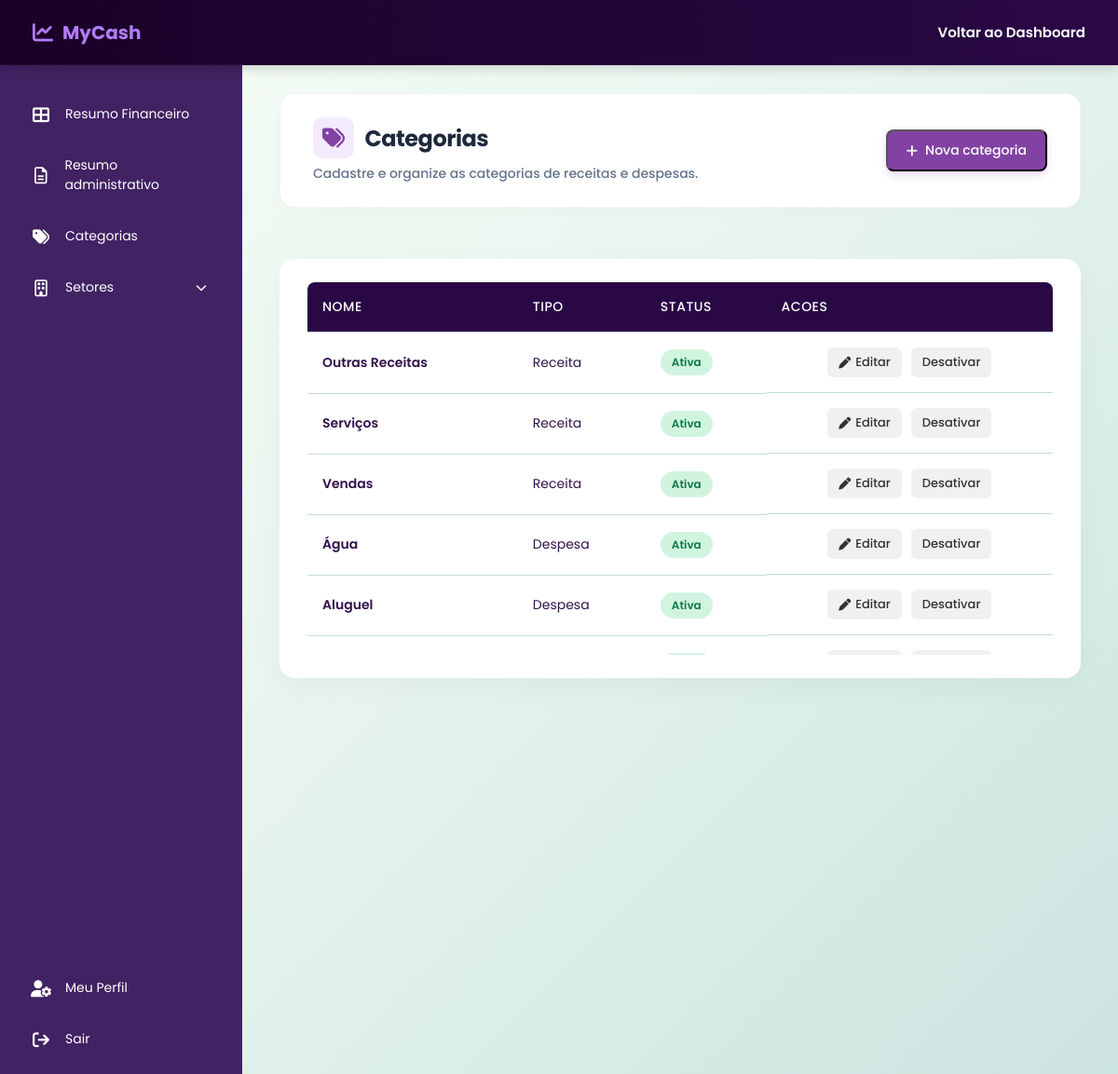
/pages/categorias.php (signed in), run on the app's committed database.
### tables this page shows
CREATE TABLE categorias (
    id_categoria INT UNSIGNED AUTO_INCREMENT PRIMARY KEY,
    nome VARCHAR(100) NOT NULL,
    tipo ENUM('RECEITA', 'DESPESA') NOT NULL,
    ativo BOOLEAN NOT NULL DEFAULT TRUE,

    CONSTRAINT uq_categoria_nome_tipo
        UNIQUE (nome, tipo)
);

### crud/crud_categorias.php (called while the page is built, shortened)
<?php
require_once __DIR__ . '/../config/conexao.php';
function listarCategorias(): array
{
    global $pdo;
    $sql = '
        SELECT id_categoria, nome, tipo, ativo
        FROM categorias
        ORDER BY tipo, nome, id_categoria
    ';
    $stmt = $pdo->prepare($sql);
    $stmt->execute();
    return $stmt->fetchAll(PDO::FETCH_ASSOC);
}

### pages/categorias.php (the view, shortened to what this page needs)
<?php
require_once __DIR__ . '/../config/conexao.php';
require_once __DIR__ . '/../crud/crud_categorias.php';
try {
    $categorias = listarCategorias();
} catch (Throwable $e) {
    error_log($e->getMessage());
    exit('Nao foi possivel carregar as categorias. Tente novamente mais tarde.');
}
?>
<!DOCTYPE html>
<html lang="pt-BR">
<head>
  <link rel="stylesheet" href="https://cdnjs.cloudflare.com/ajax/libs/font-awesome/6.4.0/css/all.min.css">
  <link rel="stylesheet" href="assets/dashboard.css">
  <link rel="stylesheet" href="partial/sidebar.css">
  <link rel="stylesheet" href="assets/setores.css">
</head>
<body>
  <header>
    <div class="logo-container">
      <i class="fa-solid fa-chart-line logo-icon"></i><span>MyCash</span>
    </div>
    <div class="user-area"><a href="dashboard.php" class="nav-link">Voltar ao Dashboard</a></div>
  </header>
  <div class="app-container">
    <?php include __DIR__ . '/partial/sidebar.php'; ?>
    <main>
      <div class="page-header">
        <div>
          <h2><i class="fa-solid fa-tags"></i> Categorias</h2>
          <p>Cadastre e organize as categorias de receitas e despesas.</p>
        </div>
        <button type="button" class="btn-novo-setor" onclick="abrirCategoria()"><i class="fa-solid fa-plus"></i> Nova categoria</button>
      </div>
      <div class="table-section">
        <div class="table-responsive">
          <table class="data-table">
            <thead><tr><th>Nome</th><th>Tipo</th><th>Status</th><th>Acoes</th></tr></thead>
            <tbody>
              <?php foreach ($categorias as $categoria): ?>
                <tr>
                  <td class="fw-600"><?= htmlspecialchars($categoria['nome'], ENT_QUOTES, 'UTF-8') ?></td>
                  <td><?= $categoria['tipo'] === 'RECEITA' ? 'Receita' : 'Despesa' ?></td>
                  <td><span class="badge <?= $categoria['ativo'] ? 'badge-ativo' : 'badge-inativo' ?>"><?= $categoria['ativo'] ? 'Ativa' : 'Inativa' ?></span></td>
                  <td class="td-actions">
                    <button type="button" class="btn-acao btn-editar" onclick="abrirCategoria(<?= (int) $categoria['id_categoria'] ?>, <?= htmlspecialchars(json_encode($categoria['nome'], JSON_HEX_TAG | JSON_HEX_AMP | JSON_HEX_APOS | JSON_HEX_QUOT), ENT_QUOTES, 'UTF-8') ?>, '<?= $categoria['tipo'] ?>')"><i class="fa-solid fa-pen"></i> Editar</button>
                    <form action="../actions/categoria_status.php" method="POST">
                      <button type="submit" class="btn-acao <?= $categoria['ativo'] ? 'btn-editar' : 'btn-ver' ?>"><?= $categoria['ativo'] ? 'Desativar' : 'Reativar' ?></button>
                    </form>
                  </td>
                </tr>
              <?php endforeach; ?>
            </tbody>
          </table>
        </div>
      </div>
    </main>
  </div>
</body>
</html>

### pages/partial/sidebar.php (shortened to what this page needs)
<?php
$baseUrl = '/Projeto_Leticia/pages';
?>
<aside id="sidebar">
  <ul class="menu-list">
    <li>
      <a href="<?= $baseUrl ?>/dashboard.php" class="menu-item">
        <i class="fa-solid fa-table-cells-large"></i>
        <span>Resumo Financeiro</span>
      </a>
    </li>
    <li>
      <a href="<?= $baseUrl ?>/historico.php" class="menu-item">
          <i class="fa-regular fa-file-lines"></i>
        <span>Resumo administrativo</span>
      </a>
    </li>
    <li>
      <a href="<?= $baseUrl ?>/categorias.php" class="menu-item">
        <i class="fa-solid fa-tags"></i>
        <span>Categorias</span>
      </a>
    </li>
    <li>
      <details class="menu-dropdown">
        <summary class="menu-item">
          <i class="fa-regular fa-building"></i>
          <span>Setores</span>
          <i class="fa-solid fa-chevron-down chevron"></i>
        </summary>
      </details>
    </li>
  </ul>
  <ul class="menu-list" style="margin-top: auto;">
    <li>
      <a href="<?= $baseUrl ?>/perfil/perfil.php" class="menu-item">
    <i class="fa-solid fa-user-gear"></i>
        <span>Meu Perfil</span>
      </a>
    </li>
    <li>
      <form action="<?= $baseUrl ?>/autentificacao/logout.php" method="POST">
        <button type="submit" class="menu-item">
          <i class="fa-solid fa-arrow-right-from-bracket"></i><span>Sair</span>
        </button>
      </form>
    </li>
  </ul>
</aside>

### pages/assets/dashboard.css (style rules this page uses)
* { box-sizing: border-box; margin: 0; padding: 0; font-family: 'Poppins', sans-serif; }
body { display: flex; flex-direction: column; height: 100vh; overflow: hidden; color: #351a52; }
header { background: linear-gradient(90deg, #1A0127 0%, #2a0845 100%); color: #ffffff; height: 70px; padding: 0 35px; display: flex; justify-content: space-between; align-items: center; box-shadow: 0 4px 12px rgba(0, 0, 0, 0.15); border-bottom: 1px solid rgba(223, 217, 217, 0.05); z-index: 1000; flex-shrink: 0; }
.logo-container { display: flex; align-items: center; gap: 10px; font-weight: 700; font-size: 20px; color: #b27cf8; }
.logo-icon { font-size: 22px; }
.user-area { display: flex; align-items: center; gap: 15px; }
.user-area .nav-link { color: #ffffff; text-decoration: none; font-weight: 600; font-size: 15px; }
.app-container { display: flex; flex: 1; overflow: hidden; }
main { flex: 1; padding: 30px 40px; overflow-y: auto; background: linear-gradient(135deg, #f2fbf4 0%, #e6f4ed 40%, #cbe3df 100%); display: flex; flex-direction: column; align-items: center; }
.table-section { width: 100%; max-width: 1280px; position: relative; margin-top: 25px; background-color: #ffffff; border-radius: 16px; padding: 25px 30px; box-shadow: 0 10px 30px rgba(0, 0, 0, 0.04); }
.table-responsive { width: 100%; max-height: 400px; overflow-y: auto; overflow-x: auto; }
.page-header { display: flex; justify-content: space-between; align-items: center; width: 100%; max-width: 1280px; margin: 0 auto 30px auto; flex-wrap: wrap; gap: 15px; background: #ffffff; padding: 25px 35px; border-radius: 16px; box-shadow: 0 4px 15px rgba(0, 0, 0, 0.02); border: 1px solid #f1f5f9; }
.page-header h2 { font-size: 24px; color: #1e293b; font-weight: 700; margin: 0 0 6px 0; display: flex; align-items: center; gap: 12px; letter-spacing: -0.5px; }
.page-header h2 i { color: #8242a3; font-size: 24px; background: #f3ebfc; padding: 10px; border-radius: 10px; }
.page-header p { margin: 0; color: #64748b; font-size: 14px; font-weight: 500; }

### pages/partial/sidebar.css (style rules this page uses)
aside { width: 260px; background-color: #412263; padding: 30px 15px; display: flex; flex-direction: column; justify-content: space-between; flex-shrink: 0; transition: transform 0.3s ease; z-index: 999; overflow-y: auto; }
.menu-list { list-style: none; display: flex; flex-direction: column; gap: 10px; margin: 0; padding: 0; }
.menu-item { display: flex; align-items: center; padding: 12px 18px; border-radius: 12px; color: #ffffff !important; text-decoration: none; font-size: 14px; gap: 15px; transition: background-color 0.2s ease, box-shadow 0.2s ease; cursor: pointer; }
button.menu-item { width: 100%; background: transparent; border: none; font-family: inherit; text-align: left; }
.menu-item i { font-size: 18px; width: 22px; text-align: center; }
.menu-item .chevron { margin-left: auto; font-size: 12px; transition: transform 0.3s ease; }
details.menu-dropdown summary { list-style: none; cursor: pointer; user-select: none; outline: none; }

### data on the page
categorias: nome "Outras Receitas", tipo "Receita", ativo "Ativa"
categorias: nome "Serviços", tipo "Receita", ativo "Ativa"
categorias: nome "Vendas", tipo "Receita", ativo "Ativa"
categorias: nome "Água", tipo "Despesa", ativo "Ativa"
categorias: nome "Aluguel", tipo "Despesa", ativo "Ativa"
